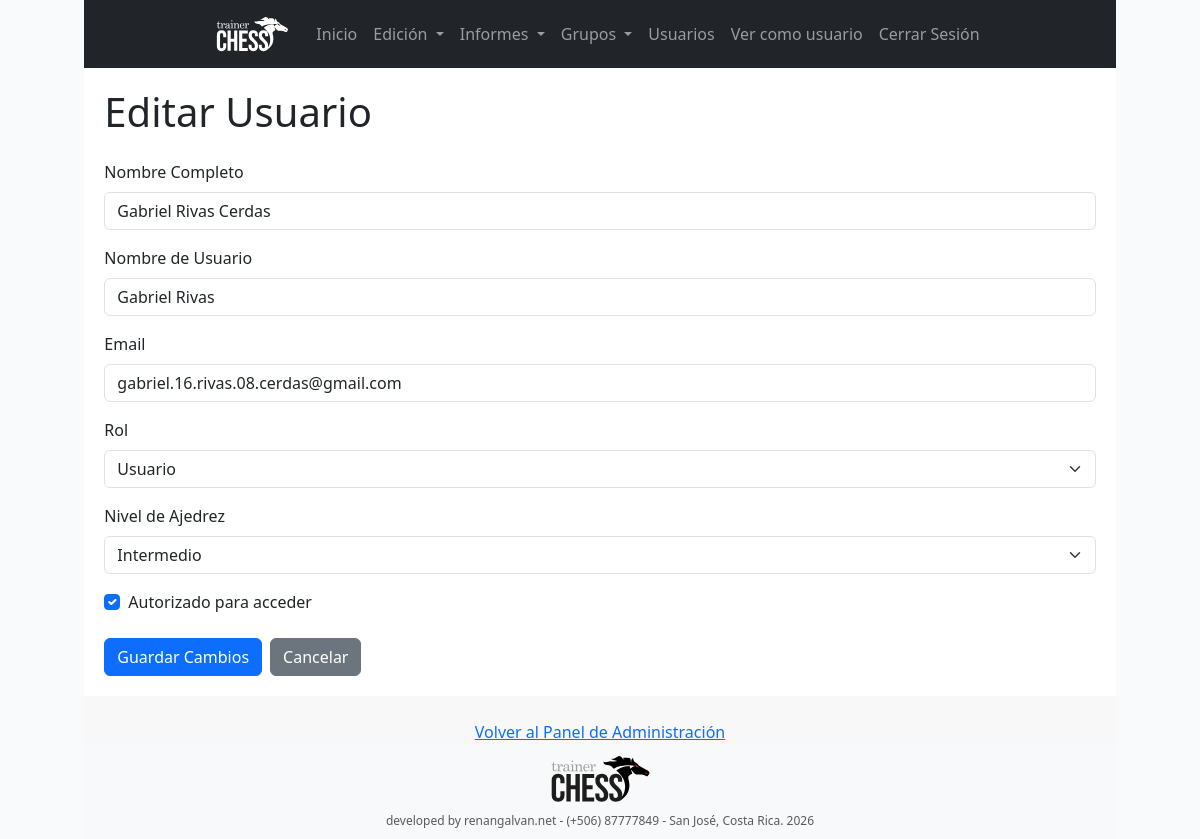
Page /admin/editar_usuario.php?id=16 (signed in) on the committed database.
### tables this page shows
CREATE TABLE `usuarios` (
  `id_usuarios` int(11) NOT NULL,
  `nombre_usuario` varchar(50) NOT NULL,
  `nombre_completo` varchar(255) DEFAULT NULL,
  `email` varchar(100) NOT NULL,
  `password` varchar(255) NOT NULL,
  `fecha_registro` timestamp NOT NULL DEFAULT current_timestamp(),
  `autorizado` tinyint(1) NOT NULL DEFAULT 0,
  `rol` enum('usuario','instructor','creador_contenido','administrador') NOT NULL DEFAULT 'usuario',
  `nivel_ajedrez` enum('Principiante','Intermedio','Avanzado') NOT NULL DEFAULT 'Principiante',
  `rating` int(11) DEFAULT 1200,
  `reset_token_hash` varchar(64) DEFAULT NULL,
  `reset_token_expires_at` datetime DEFAULT NULL
);

### admin/editar_usuario.php (the view, shortened to what this page needs)
<?php
require_once 'includes/header.php';
require_once '../db_connect.php';
$id_usuario = $nombre_usuario = $nombre_completo = $email = $rol = $autorizado = $nivel_ajedrez = "";
$error = $mensaje = "";
if ($_SERVER["REQUEST_METHOD"] == "POST") {
    $id_usuario = trim($_POST["id_usuarios"]);
    $nombre_usuario = trim($_POST["nombre_usuario"]);
    $nombre_completo = trim($_POST["nombre_completo"]);
    $email = trim($_POST["email"]);
    $rol = trim($_POST["rol"]);
    $autorizado = isset($_POST["autorizado"]) ? 1 : 0;
    $nivel_ajedrez = trim($_POST["nivel_ajedrez"]);
    if (empty($nombre_usuario) || empty($nombre_completo) || empty($email) || empty($rol)) {
        $error = "Por favor, completa todos los campos requeridos.";
    } elseif (!filter_var($email, FILTER_VALIDATE_EMAIL)) {
        $error = "El formato del email no es válido.";
    } else {
        $sql_check_email = "SELECT id_usuarios FROM usuarios WHERE email = ? AND id_usuarios != ?";
        if ($stmt_check_email = $conn->prepare($sql_check_email)) {
            $stmt_check_email->bind_param("si", $email, $id_usuario);
            $stmt_check_email->execute();
            $stmt_check_email->store_result();
            if ($stmt_check_email->num_rows > 0) {
                $error = "Este email ya está registrado por otro usuario.";
            }
            $stmt_check_email->close();
        }
    }
    if (empty($error)) {
        $sql_update = "UPDATE usuarios SET nombre_usuario = ?, nombre_completo = ?, email = ?, rol = ?, autorizado = ?, nivel_ajedrez = ? WHERE id_usuarios = ?";
        if ($stmt_update = $conn->prepare($sql_update)) {
            $stmt_update->bind_param("ssssssi", $nombre_usuario, $nombre_completo, $email, $rol, $autorizado, $nivel_ajedrez, $id_usuario);
            if ($stmt_update->execute()) {
                $_SESSION['mensaje'] = "Usuario actualizado correctamente.";
                header("location: gestionar_usuarios.php");
                exit;
            } else {
                $error = "Error al actualizar el usuario: " . $stmt_update->error;
            }
            $stmt_update->close();
        }
    }
} else {
    if (isset($_GET['id'])) {
        $id_usuario = $_GET['id'];
        $sql_select = "SELECT id_usuarios, nombre_usuario, nombre_completo, email, rol, autorizado, nivel_ajedrez FROM usuarios WHERE id_usuarios = ?";
        if ($stmt_select = $conn->prepare($sql_select)) {
            $stmt_select->bind_param("i", $id_usuario);
            $stmt_select->execute();
            $result = $stmt_select->get_result();
            if ($result->num_rows == 1) {
                $usuario = $result->fetch_assoc();
                $id_usuario = $usuario['id_usuarios'];
                $nombre_usuario = $usuario['nombre_usuario'];
                $nombre_completo = $usuario['nombre_completo'];
                $email = $usuario['email'];
                $rol = $usuario['rol'];
                $autorizado = $usuario['autorizado'];
                $nivel_ajedrez = $usuario['nivel_ajedrez'];
            } else {
                $error = "Usuario no encontrado.";
            }
        }
    }
}
?>
<div class="admin-container">
    <?php require_once 'includes/sidebar.php'; ?>
    <main class="main-content">
        <h1 class="mb-4">Editar Usuario</h1>
        <form action="editar_usuario.php?id=<?php echo htmlspecialchars($id_usuario); ?>" method="post">
            <div class="mb-3">
                <label for="nombre_completo" class="form-label">Nombre Completo</label>
                <input type="text" name="nombre_completo" id="nombre_completo" class="form-control" value="<?php echo htmlspecialchars($nombre_completo); ?>" required>
            </div>
            <div class="mb-3">
                <label for="nombre_usuario" class="form-label">Nombre de Usuario</label>
                <input type="text" name="nombre_usuario" id="nombre_usuario" class="form-control" value="<?php echo htmlspecialchars($nombre_usuario); ?>" required>
            </div>
            <div class="mb-3">
                <label for="email" class="form-label">Email</label>
                <input type="email" name="email" id="email" class="form-control" value="<?php echo htmlspecialchars($email); ?>" required>
            </div>
            <div class="mb-3">
                <label for="rol" class="form-label">Rol</label>
                <select name="rol" id="rol" class="form-select" required>
                    <option value="usuario" <?php echo ($rol === 'usuario') ? 'selected' : ''; ?>>Usuario</option>
                </select>
            </div>
            <div class="mb-3">
                <label for="nivel_ajedrez" class="form-label">Nivel de Ajedrez</label>
                <select name="nivel_ajedrez" id="nivel_ajedrez" class="form-select" required>
                    <option value="Intermedio" <?php echo ($nivel_ajedrez === 'Intermedio') ? 'selected' : ''; ?>>Intermedio</option>
                </select>
            </div>
            <div class="mb-3 form-check">
                <input type="checkbox" name="autorizado" id="autorizado" class="form-check-input" <?php echo ($autorizado == 1) ? 'checked' : ''; ?>>
                <label class="form-check-label" for="autorizado">Autorizado para acceder</label>
            </div>
            <div class="d-grid gap-2 d-md-flex justify-content-md-start mt-4">
                <button type="submit" class="btn btn-primary">Guardar Cambios</button>
                <a href="gestionar_usuarios.php" class="btn btn-secondary">Cancelar</a>
            </div>
        </form>
    </main>
</div>
<?php require_once 'includes/footer.php'; ?>

### css/style.css (style rules this page uses)
main { flex: 1; padding: 20px; }
.admin-container { width: 100%; display: flex; background-color: #a9a9a9; }
.main-content { flex-grow: 1; background-color: #fff; */ }
html, body.login-page { background: #f8fafc !important; background-color: #f8fafc !important; min-height: 100vh; display: flex; flex-direction: column; justify-content: center; align-items: center; color: #1e293b !important; font-family: 'Segoe UI', system-ui, -apple-system, sans-serif; position: relative; overflow-x: hidden; }

### rows in the picture
usuarios: nombre_completo "Gabriel Rivas Cerdas", nombre_usuario "Gabriel Rivas", email "gabriel.16.rivas.08.cerdas@gmail.com", rol "Usuario", nivel_ajedrez "Intermedio", autorizado "☑"
